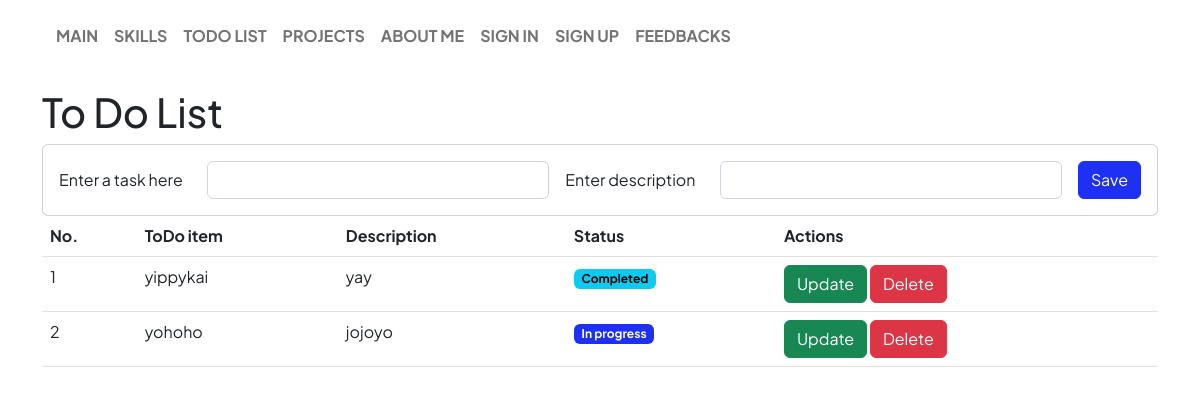
Screenshot of /todos with the database file from the repository.
### app/models.py (models this page shows)
class ToDo(db.Model):
    __tablename__ = "todo"
    id = sa.Column(sa.Integer, primary_key=True)
    task = sa.Column(sa.String(80), nullable=False)
    description = sa.Column(sa.String(160), nullable=True)
    completed = sa.Column(sa.Boolean(), nullable=True)

### app/views.py (the view)
@app.route('/todos', methods=["GET"])
def todos():
    form = forms.ToDoForm()
    todo_list = models.ToDo.query.all()
    return render_template("todos.html", form=form, todo_list=todo_list)

### app/forms.py
class ToDoForm(FlaskForm):
    task = StringField("Enter a task here",
                       validators=[
                           Length(max=80),
                           DataRequired(message="This field is required.")
                       ])
    description = StringField("Enter description",
                              validators=[
                                  Length(max=160),
                              ])
    submit = SubmitField("Save")

### app/views.py (called while the page is built)
@app.before_request
def check_for_expired_session():
    now = time()
    if session.get("expires", now) < now:
        session.clear()
        flash("Your session expired. Please sign in again.", "warning")

### app/templates/todos.html (shortened to what this page needs)
{% extends "base.html" %}
{% from "_form_macros.html" import render_field, render_text_input_horizontal %}
{% block page_body %}
<h1>To Do List</h1>
<div class="card mx-auto">
    <div class="card-body">
        <form class="d-flex flex-wrap gap-3 fields-grow-1" method="POST" action="{{ url_for('todo_add') }}" novalidate>
            {{ render_text_input_horizontal(form.task) }}
            {{ render_text_input_horizontal(form.description) }}
            <div class="col-auto">
                {{ render_field(form.submit) }}
            </div>
        </form>
    </div>
</div>
<table class="table">
    <thead>
        <tr class="vertical-center">
            <th>No.</th>
            <th>ToDo item</th>
            <th>Description</th>
            <th>Status</th>
            <th>Actions</th>
        </tr>
    </thead>
    <tbody>
        {% for todo in todo_list %}
        <tr class="vertical-center">
            <td> {{ todo.id }} </td>
            <td> {{ todo.task }}</td>
            <td> {{ todo.description }}</td>
            <td>
                {% if not todo.completed %}
                    <span class="badge text-bg-primary">In progress</span>
                {% else %}
                    <span class="badge text-bg-info">Completed</span>
                {% endif %}
            </td>
            <td>
                <a class="btn btn-success" href="{{ url_for('todo_update', todo_id=todo.id) }}">Update</a>
                <a class="btn btn-danger" href="{{ url_for('todo_delete', todo_id=todo.id) }}">Delete</a>
            </td>
        </tr>
        {% endfor %}
    </tbody>
</table>
{% endblock %}

### rows the page displays
ToDo: id "1", task "yippykai", description "yay", completed "Completed"
ToDo: id "2", task "yohoho", description "jojoyo", completed "In progress"

### other values shown
{{ item.name | upper }} "MAIN" "SKILLS" "TODO LIST" "PROJECTS" "ABOUT ME" "SIGN IN" "SIGN UP" "FEEDBACKS"
{{ field.label.text }} "Enter a task here Enter description"
